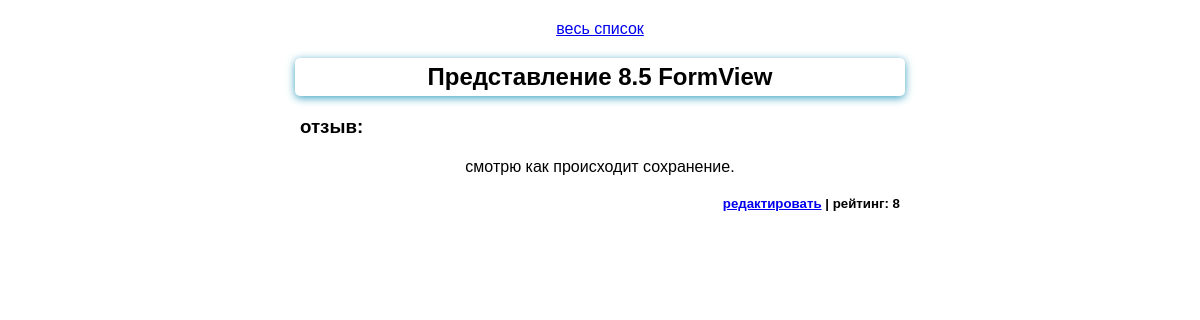
Screenshot of /detail/12 with the database file from the repository.
### feedback/models.py (models this page shows)
class FeedBack(models.Model):
    name = models.CharField(max_length=40, validators=[MinLengthValidator(5)])
    surname = models.CharField(max_length=60)
    feedback = models.TextField()
    rating = models.PositiveIntegerField()

### feedback/views.py (the view)
# urls.py: path('detail/<int:pk>', DetailFeedBack.as_view(), name="отзыв"),
class DetailFeedBack(DetailView):
    template_name = "feedback/detail_feedback.html"
    model = FeedBack

### feedback/templates/feedback/detail_feedback.html (shortened to what this page needs)
{%extends 'base.html'%}
{% block content %}
    <a href="{% url 'список' %}"><p>весь список</p></a>
    <h2>{{feedback.name}} {{feedback.surname}}</h2>
    <h3>отзыв:</h3>
    <p>{{feedback.feedback}}</p>
    <h5>
        <a href="{% url 'форма отзыва' feedback.id %}">редактировать</a> |
        рейтинг: {{feedback.rating}}
    </h5>
{% endblock %}

### static/feedback/forms.css (style rules this page uses)
body { margin: 0; font-family: Sans-Serif; }
p { width:50%; margin: 20px auto 5px; text-align: center; }
h2 { width:50%; margin: 20px auto 5px; text-align: center; padding: 5px; border-radius: 5px; box-shadow: 0 2px 8px #3ca3c1; }
h3 { width:50%; margin: 20px auto 5px; }
h5 { width:50%; margin: 20px auto 5px; text-align: right; }

### rows the page displays
FeedBack: name "Представление", surname "8.5 FormView", feedback "смотрю как происходит сохранение.", rating "8"
